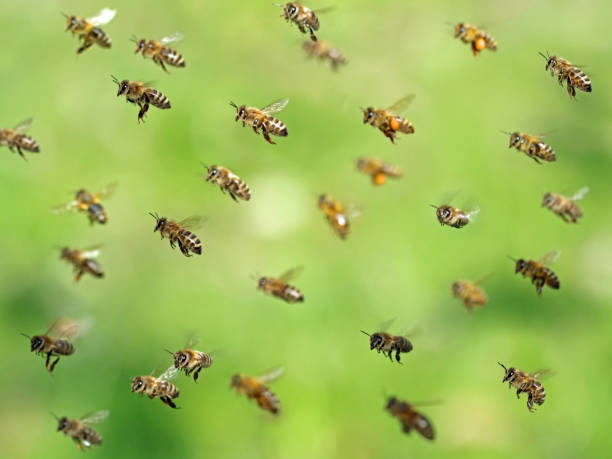
#> input picture image processing codes/KODLAR8_Histogram_Islemleri/KODLAR8_Histogram_Islemleri/bee.jpg, 612 x 459 px
$ python K8_2_6_RESIM_Histogram_Esitleme_3_Kanal.py
#> lines starting #> are read from the running program, lines starting #| are printed output that depends on the picture
# -*- coding: utf-8 -*-
"""
Created on Tue Mar 19 08:27:04 2024

@author: muozi
"""


import numpy as np
import cv2
from matplotlib import pyplot as plt

# Resmi renkli olarak al
img = cv2.imread('bee.jpg')
#> img is the input picture: shape (459, 612, 3); mean B, G, R 89.1, 187.1, 158.7

# Renk kanallarını ayır
b, g, r = cv2.split(img)
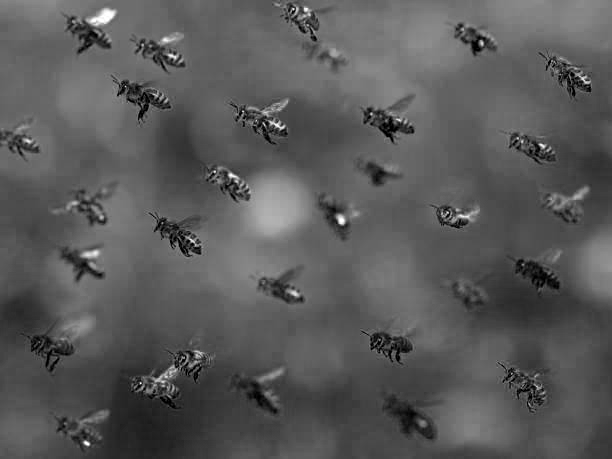
#> b: shape (459, 612); min 0, max 255, mean 89.1
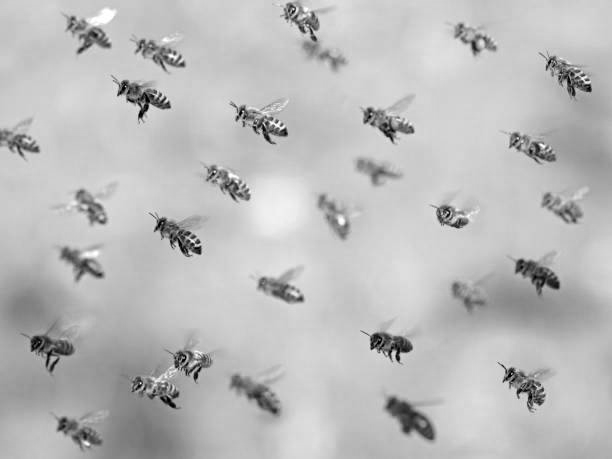
#> g: shape (459, 612); min 0, max 255, mean 187.1
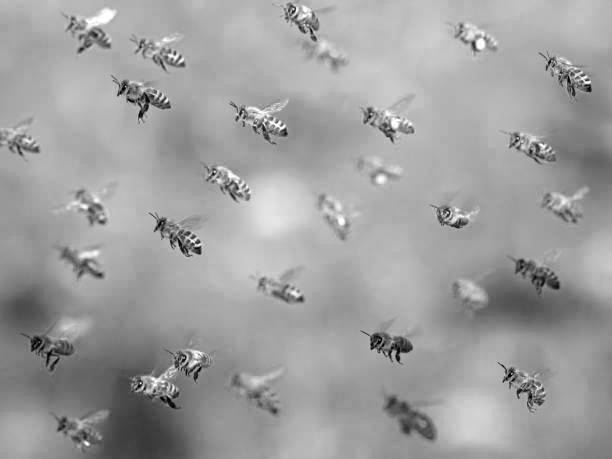
#> r: shape (459, 612); min 0, max 255, mean 158.7

# Her bir renk kanalı için histogramları hesapla
hist_b = cv2.calcHist([b], [0], None, [256], [0, 256])
#> hist_b = 256 values, max 5564 at index 95, min 2 at index 206, mean 1097.3
hist_g = cv2.calcHist([g], [0], None, [256], [0, 256])
#> hist_g = 256 values, max 11467 at index 203, min 9 at index 11, mean 1097.3
hist_r = cv2.calcHist([r], [0], None, [256], [0, 256])
#> hist_r = 256 values, max 5979 at index 180, min 2 at index 2, mean 1097.3

# Her bir renk kanalı için histogram eşitleme yap
b_eq = cv2.equalizeHist(b)
g_eq = cv2.equalizeHist(g)
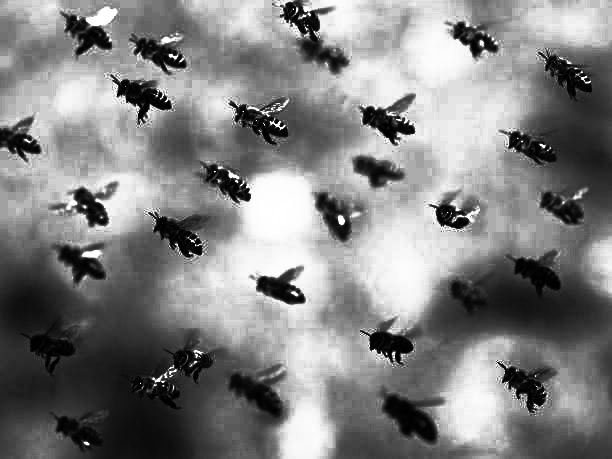
#> g_eq: shape (459, 612); min 0, max 255, mean 129.9
r_eq = cv2.equalizeHist(r)
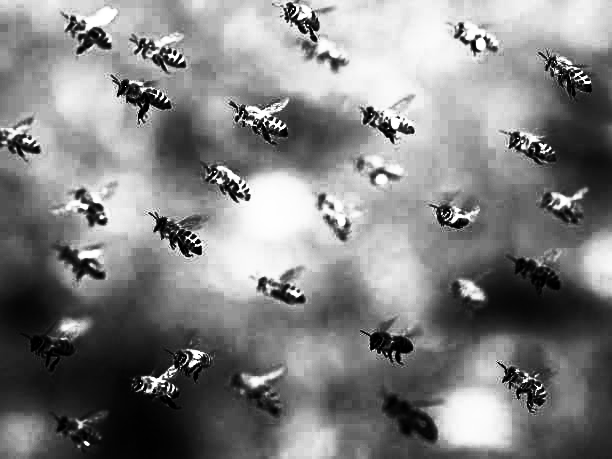
#> r_eq: shape (459, 612); min 0, max 255, mean 129.1

# Eşitlenmiş renk kanallarını birleştir
equ = cv2.merge((b_eq, g_eq, r_eq))
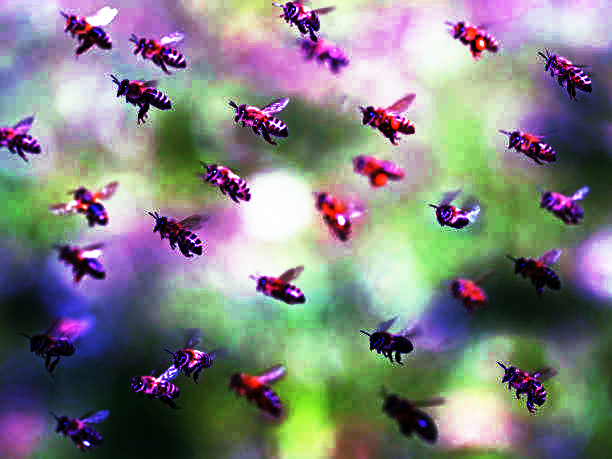
#> equ: shape (459, 612, 3); mean B, G, R 128.9, 129.9, 129.1

# Eşitlenmiş renk kanalları için histogramları hesapla
hist_b_eq = cv2.calcHist([b_eq], [0], None, [256], [0, 256])
#> hist_b_eq = 256 values, max 5564 at index 153, min 0 at index 22, mean 1097.3
hist_g_eq = cv2.calcHist([g_eq], [0], None, [256], [0, 256])
#> hist_g_eq = 256 values, max 11467 at index 172, min 0 at index 32, mean 1097.3
hist_r_eq = cv2.calcHist([r_eq], [0], None, [256], [0, 256])
#> hist_r_eq = 256 values, max 5979 at index 204, min 0 at index 38, mean 1097.3

# Görüntü ve histogramları göster
plt.figure(figsize=(15, 10))

# Orjinal görüntü ve histogramlar
plt.subplot(2, 4, 1)
plt.imshow(cv2.cvtColor(img, cv2.COLOR_BGR2RGB))
plt.title('Orjinal Görüntü')

plt.subplot(2, 4, 2)
plt.plot(hist_b, color='b')
plt.title('Mavi Kanal Histogramı')

plt.subplot(2, 4, 3)
plt.plot(hist_g, color='g')
plt.title('Yeşil Kanal Histogramı')

plt.subplot(2, 4, 4)
plt.plot(hist_r, color='r')
plt.title('Kırmızı Kanal Histogramı')

# Eşitlenmiş görüntü ve histogramlar
plt.subplot(2, 4, 5)
plt.imshow(cv2.cvtColor(equ, cv2.COLOR_BGR2RGB))
plt.title('Histogram Eşitleme Sonrası Görüntü')

plt.subplot(2, 4, 6)
plt.plot(hist_b_eq, color='b')
plt.title('Mavi Kanal Histogramı (Eşitleme Sonrası)')

plt.subplot(2, 4, 7)  # Yedinci subplot
plt.plot(hist_g_eq, color='g')
plt.title('Yeşil Kanal Histogramı (Eşitleme Sonrası)')

plt.subplot(2, 4, 8)  # Sekizinci subplot
plt.plot(hist_r_eq, color='r')
plt.title('Kırmızı Kanal Histogramı (Eşitleme Sonrası)')

plt.tight_layout()
plt.show()
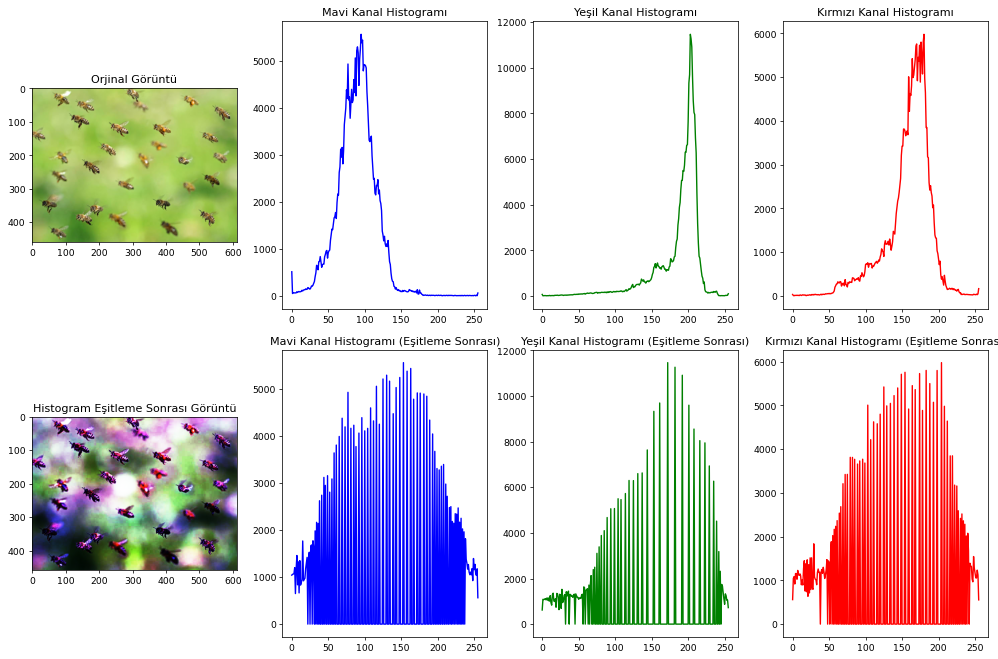
#> figure drawn by matplotlib, 8 panels; panel 2: curve peaks at x = 95, y = 5564; panel 3: curve peaks at x = 203, y = 11467; panel 4: curve peaks at x = 180, y = 5979; panel 6: curve peaks at x = 153, y = 5564

$ run again, with image processing codes/KODLAR8_Histogram_Islemleri/KODLAR8_Histogram_Islemleri/Resim13_Rontgen_Panoramik.jpg copied over image processing codes/KODLAR8_Histogram_Islemleri/KODLAR8_Histogram_Islemleri/bee.jpg
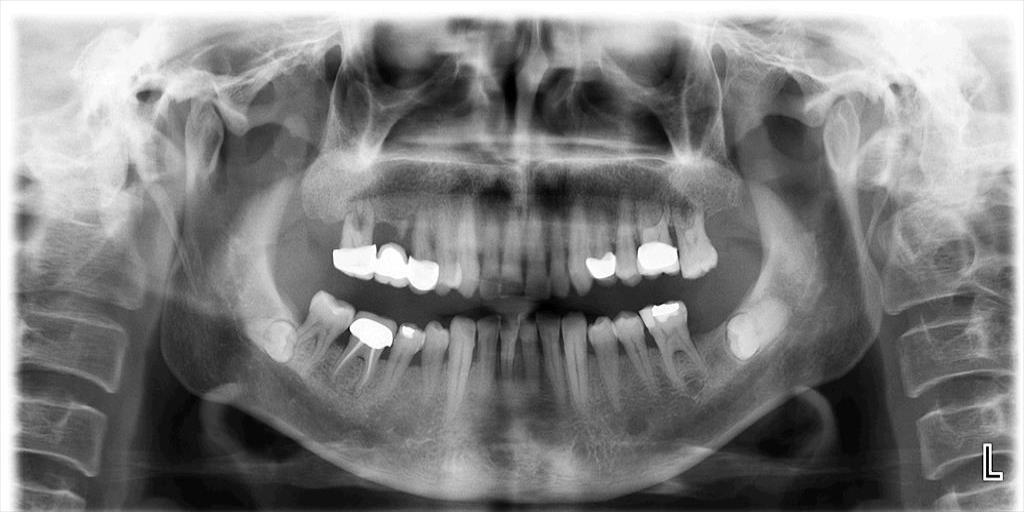
#> input picture image processing codes/KODLAR8_Histogram_Islemleri/KODLAR8_Histogram_Islemleri/Resim13_Rontgen_Panoramik.jpg, 1024 x 512 px
#> img is the input picture: shape (512, 1024, 3); min 0, max 255, mean 127.4
#> hist_b = 256 values, max 11088 at index 255, min 41 at index 3, mean 2048
#> hist_g has the same summary as hist_b
#> hist_r has the same summary as hist_b
#> `b_eq = cv2.equalizeHist(b)`:
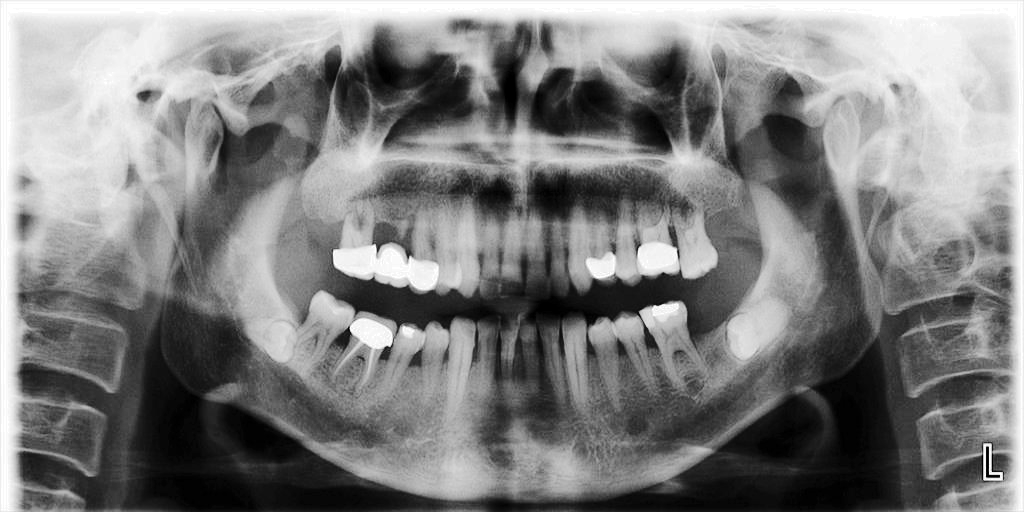
#> b_eq: shape (512, 1024); min 0, max 255, mean 128.1
#> hist_b_eq = 256 values, max 11088 at index 255, min 0 at index 6, mean 2048
#> hist_g_eq has the same summary as hist_b_eq
#> hist_r_eq has the same summary as hist_b_eq

$ run again, with image processing codes/KODLAR8_Histogram_Islemleri/KODLAR8_Histogram_Islemleri/Resim17_Bitewing1.jpg copied over image processing codes/KODLAR8_Histogram_Islemleri/KODLAR8_Histogram_Islemleri/bee.jpg
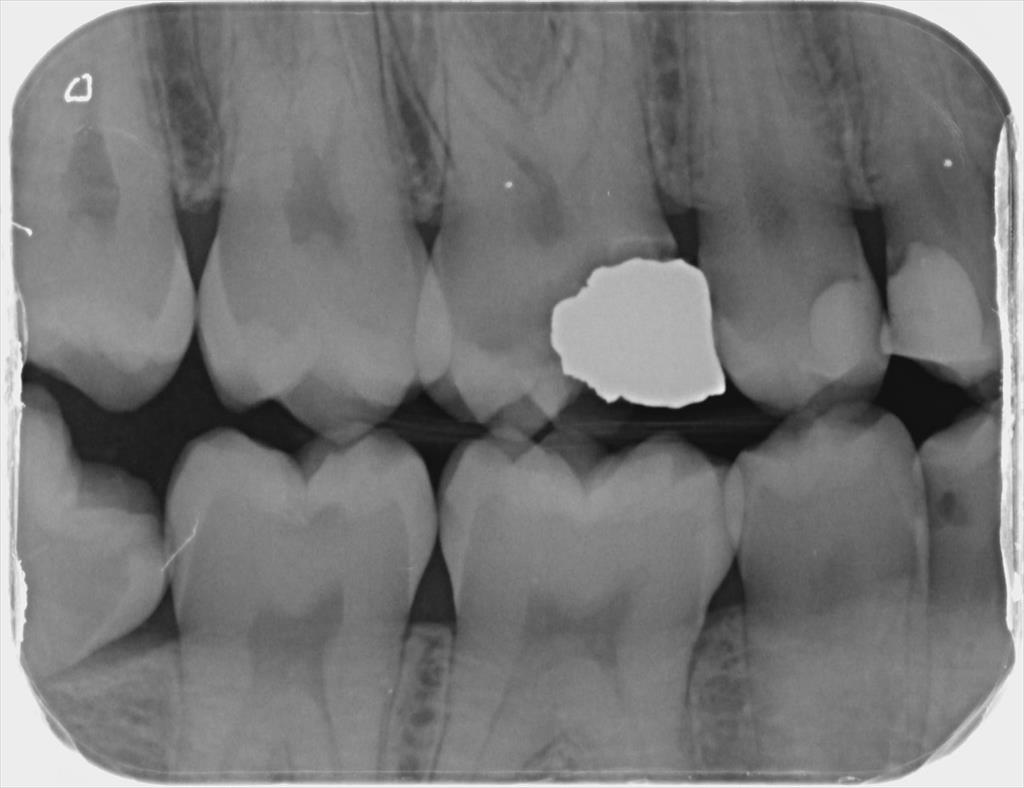
#> input picture image processing codes/KODLAR8_Histogram_Islemleri/KODLAR8_Histogram_Islemleri/Resim17_Bitewing1.jpg, 1024 x 788 px
#> img is the input picture: shape (788, 1024, 3); min 12, max 253, mean 118.6
#> hist_b = 256 values, max 18085 at index 237, min 0 at index 0, mean 3152
#> hist_g has the same summary as hist_b
#> hist_r has the same summary as hist_b
#> `b_eq = cv2.equalizeHist(b)`:
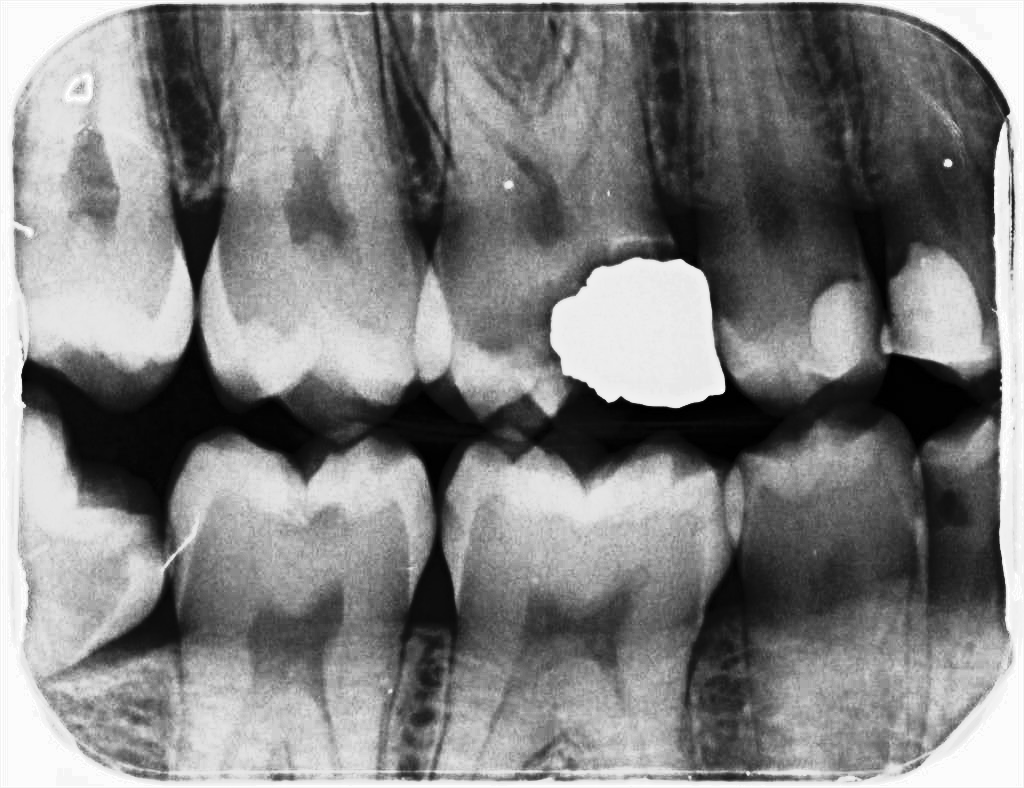
#> b_eq: shape (788, 1024); min 0, max 255, mean 129
#> hist_b_eq = 256 values, max 18085 at index 252, min 0 at index 32, mean 3152
#> hist_g_eq has the same summary as hist_b_eq
#> hist_r_eq has the same summary as hist_b_eq
